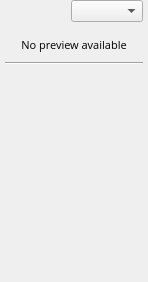
<?xml version="1.0" encoding="UTF-8"?>
<ui version="4.0">
 <class>PreviewWidgetClass</class>
 <widget class="QWidget" name="PreviewWidgetClass">
  <property name="geometry">
   <rect>
    <x>0</x>
    <y>0</y>
    <width>148</width>
    <height>282</height>
   </rect>
  </property>
  <property name="windowTitle">
   <string>Preview</string>
  </property>
  <layout class="QVBoxLayout" name="verticalLayout_3">
   <property name="spacing">
    <number>0</number>
   </property>
   <property name="leftMargin">
    <number>5</number>
   </property>
   <property name="topMargin">
    <number>0</number>
   </property>
   <property name="rightMargin">
    <number>5</number>
   </property>
   <property name="bottomMargin">
    <number>0</number>
   </property>
   <item>
    <widget class="QWidget" name="m_texturePreviewWidget" native="true">
     <layout class="QVBoxLayout" name="verticalLayout_4">
      <property name="leftMargin">
       <number>0</number>
      </property>
      <property name="topMargin">
       <number>0</number>
      </property>
      <property name="rightMargin">
       <number>0</number>
      </property>
      <property name="bottomMargin">
       <number>0</number>
      </property>
      <item>
       <layout class="QHBoxLayout" name="m_horizontalLayout">
        <item>
         <spacer name="m_horizontalSpacer">
          <property name="orientation">
           <enum>Qt::Horizontal</enum>
          </property>
          <property name="sizeHint" stdset="0">
           <size>
            <width>40</width>
            <height>20</height>
           </size>
          </property>
         </spacer>
        </item>
        <item>
         <widget class="QComboBox" name="m_comboBoxRGB">
          <property name="currentText">
           <string/>
          </property>
         </widget>
        </item>
       </layout>
      </item>
      <item>
       <widget class="AzToolsFramework::AspectRatioAwarePixmapWidget" name="m_previewImageCtrl" native="true">
        <property name="sizePolicy">
         <sizepolicy hsizetype="Preferred" vsizetype="Preferred">
          <horstretch>0</horstretch>
          <verstretch>0</verstretch>
         </sizepolicy>
        </property>
       </widget>
      </item>
     </layout>
    </widget>
   </item>
   <item>
    <widget class="QWidget" name="m_modelPreviewWidget" native="true">
     <layout class="QVBoxLayout" name="verticalLayout">
      <property name="spacing">
       <number>0</number>
      </property>
      <property name="leftMargin">
       <number>0</number>
      </property>
      <property name="topMargin">
       <number>0</number>
      </property>
      <property name="rightMargin">
       <number>0</number>
      </property>
      <property name="bottomMargin">
       <number>0</number>
      </property>
      <item>
       <widget class="CPreviewModelCtrl" name="m_previewCtrl" native="true"/>
      </item>
     </layout>
    </widget>
   </item>
   <item>
    <widget class="QWidget" name="m_noPreviewWidget" native="true">
     <layout class="QVBoxLayout" name="verticalLayout_2">
      <item>
       <widget class="QLabel" name="m_noPreviewText">
        <property name="font">
         <font>
          <family>Open Sans</family>
          <pointsize>8</pointsize>
         </font>
        </property>
        <property name="text">
         <string>No preview available</string>
        </property>
        <property name="alignment">
         <set>Qt::AlignCenter</set>
        </property>
        <property name="wordWrap">
         <bool>true</bool>
        </property>
       </widget>
      </item>
     </layout>
    </widget>
   </item>
   <item>
    <widget class="Line" name="m_line">
     <property name="orientation">
      <enum>Qt::Horizontal</enum>
     </property>
    </widget>
   </item>
   <item>
    <widget class="QLabel" name="m_fileInfoCtrl">
     <property name="minimumSize">
      <size>
       <width>0</width>
       <height>0</height>
      </size>
     </property>
     <property name="maximumSize">
      <size>
       <width>16777215</width>
       <height>16777215</height>
      </size>
     </property>
     <property name="text">
      <string/>
     </property>
     <property name="textFormat">
      <enum>Qt::AutoText</enum>
     </property>
     <property name="scaledContents">
      <bool>false</bool>
     </property>
     <property name="alignment">
      <set>Qt::AlignLeading|Qt::AlignLeft|Qt::AlignTop</set>
     </property>
     <property name="wordWrap">
      <bool>true</bool>
     </property>
    </widget>
   </item>
   <item>
    <spacer name="m_verticalSpacer">
     <property name="orientation">
      <enum>Qt::Vertical</enum>
     </property>
     <property name="sizeHint" stdset="0">
      <size>
       <width>20</width>
       <height>40</height>
      </size>
     </property>
    </spacer>
   </item>
  </layout>
 </widget>
 <customwidgets>
  <customwidget>
   <class>CPreviewModelCtrl</class>
   <extends>QWidget</extends>
   <header>Controls/PreviewModelCtrl.h</header>
   <container>1</container>
  </customwidget>
  <customwidget>
   <class>AzToolsFramework::AspectRatioAwarePixmapWidget</class>
   <extends>QWidget</extends>
   <header>AzToolsFramework/UI/UICore/AspectRatioAwarePixmapWidget.hxx</header>
   <container>1</container>
  </customwidget>
 </customwidgets>
 <resources/>
 <connections/>
</ui>
